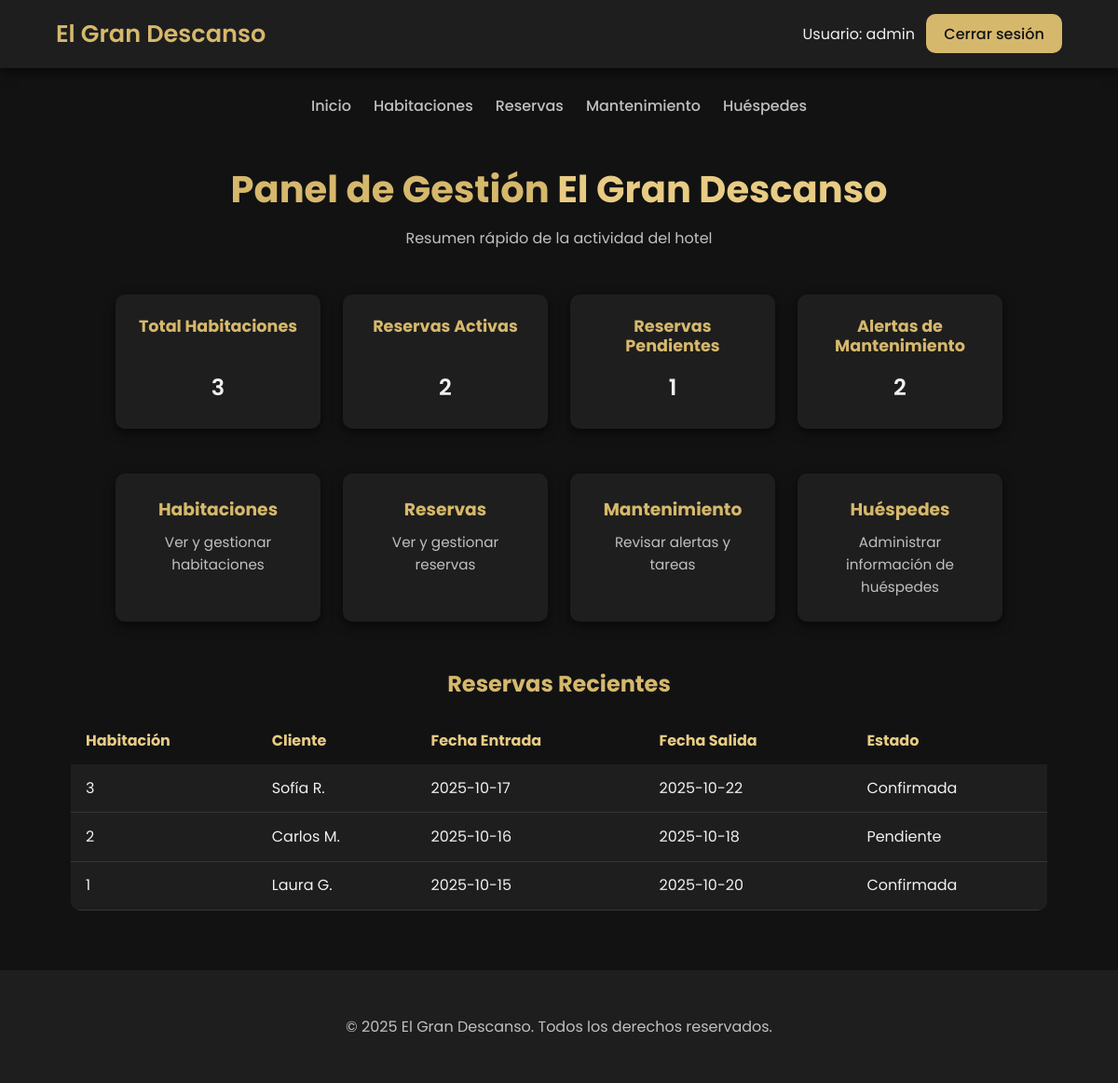
/index.php (signed in), run on the app's committed database.
### tables this page shows
CREATE TABLE reservas (
    id_reserva INT AUTO_INCREMENT PRIMARY KEY,
    id_huesped INT NOT NULL,
    id_habitacion INT NOT NULL,
    fecha_reserva DATE NOT NULL DEFAULT (CURRENT_DATE),
    fecha_llegada DATE NOT NULL,
    fecha_salida DATE NOT NULL,
    precio_total DECIMAL(10,2) NOT NULL,
    estado ENUM('Pendiente', 'Confirmada', 'Cancelada') DEFAULT 'Pendiente',
    FOREIGN KEY (id_huesped) REFERENCES huespedes(id_huesped)
        ON UPDATE CASCADE
        ON DELETE CASCADE,
    FOREIGN KEY (id_habitacion) REFERENCES habitaciones(id_habitacion)
        ON UPDATE CASCADE
        ON DELETE CASCADE
);

CREATE TABLE huespedes (
    id_huesped INT AUTO_INCREMENT PRIMARY KEY,
    nombre VARCHAR(100) NOT NULL,
    email VARCHAR(100) NOT NULL UNIQUE,
    documento_identidad VARCHAR(20) NOT NULL UNIQUE
);

### index.php (the view, shortened to what this page needs)
<?php
require_once 'config/db.php';
include 'includes/header.php';
include 'includes/navbar.php';
$stmt = $conn->query("SELECT COUNT(*) AS total FROM habitaciones");
$totalHabitaciones = $stmt->fetch(PDO::FETCH_ASSOC)['total'];
$stmt = $conn->query("SELECT COUNT(*) AS total FROM reservas WHERE estado='Confirmada'");
$reservasActivas = $stmt->fetch(PDO::FETCH_ASSOC)['total'];
$stmt = $conn->query("SELECT COUNT(*) AS total FROM reservas WHERE estado='Pendiente'");
$reservasPendientes = $stmt->fetch(PDO::FETCH_ASSOC)['total'];
$stmt = $conn->query("SELECT COUNT(*) AS total FROM tareas_mantenimiento WHERE estado='Activa'");
$alertasMantenimiento = $stmt->fetch(PDO::FETCH_ASSOC)['total'];
$tablaReservas = $conn->query("
    SELECT r.id_habitacion, h.nombre AS cliente, r.fecha_llegada AS fecha_entrada, r.fecha_salida, r.estado
    FROM reservas r
    JOIN huespedes h ON r.id_huesped = h.id_huesped
    ORDER BY r.fecha_llegada DESC
    LIMIT 5
");
?>
<main class="dashboard container">
    <section class="dashboard-header">
        <h1>Panel de Gestión <span class="resaltado">El Gran Descanso</span></h1>
        <p>Resumen rápido de la actividad del hotel</p>
    </section>
    <section class="dashboard-resumen cards">
        <div class="card resumen">
            <h3>Total Habitaciones</h3>
            <p><?= $totalHabitaciones ?></p>
        </div>
        <div class="card resumen">
            <h3>Reservas Activas</h3>
            <p><?= $reservasActivas ?></p>
        </div>
        <div class="card resumen">
            <h3>Reservas Pendientes</h3>
            <p><?= $reservasPendientes ?></p>
        </div>
        <div class="card resumen">
            <h3>Alertas de Mantenimiento</h3>
            <p><?= $alertasMantenimiento ?></p>
        </div>
    </section>
    <section class="dashboard-modulos cards">
        <a href="modules/habitaciones/listar.php" class="card acceso">
            <h3>Habitaciones</h3>
            <p>Ver y gestionar habitaciones</p>
        </a>
        <a href="modules/reservas/listar.php" class="card acceso">
            <h3>Reservas</h3>
            <p>Ver y gestionar reservas</p>
        </a>
        <a href="modules/tareas_mantenimiento/listar.php" class="card acceso">
            <h3>Mantenimiento</h3>
            <p>Revisar alertas y tareas</p>
        </a>
        <a href="modules/huespedes/listar.php" class="card acceso">
            <h3>Huéspedes</h3>
            <p>Administrar información de huéspedes</p>
        </a>
    </section>
    <section class="dashboard-tabla">
        <h2>Reservas Recientes</h2>
        <table>
            <thead>
                <tr>
                    <th>Habitación</th>
                    <th>Cliente</th>
                    <th>Fecha Entrada</th>
                    <th>Fecha Salida</th>
                    <th>Estado</th>
                </tr>
            </thead>
            <tbody>
                <?php while($reserva = $tablaReservas->fetch(PDO::FETCH_ASSOC)): ?>
                <tr>
                    <td><?= $reserva['id_habitacion'] ?></td>
                    <td><?= $reserva['cliente'] ?></td>
                    <td><?= $reserva['fecha_entrada'] ?></td>
                    <td><?= $reserva['fecha_salida'] ?></td>
                    <td><?= $reserva['estado'] ?></td>
                </tr>
                <?php endwhile; ?>
            </tbody>
        </table>
    </section>
</main>
<?php include 'includes/footer.php'; ?>

### assets/css/style.css (style rules this page uses)
:root { --color-fondo: #121212; --color-fondo-sec: #1E1E1E; --color-texto: #F0F0F0; --color-texto-sec: #C0C0C0; --color-acento: #D6B86C; --color-acento-claro: #E8CC84; --sombra-suave: 0 4px 12px rgba(0, 0, 0, 0.6); --borde-radio: 10px; --transicion: all 0.3s ease; --fuente-principal: 'Poppins', Arial, sans-serif; --overlay-hero: rgba(0, 0, 0, 0.5); }
* { box-sizing: border-box; margin: 0; padding: 0; }
html, body { height: 100%; }
body { font-family: var(--fuente-principal); background: var(--color-fondo); color: var(--color-texto); line-height: 1.6; display: flex; flex-direction: column; min-height: 100vh; }
.container { width: 90%; max-width: 1200px; margin: 0 auto; padding: 1rem; }
.resaltado { color: var(--color-acento-claro); }
.cards { display: flex; gap: 1.5rem; justify-content: center; flex-wrap: wrap; }
.card { background: var(--color-fondo-sec); border-radius: var(--borde-radio); box-shadow: var(--sombra-suave); padding: 1.5rem; width: 300px; text-decoration: none; color: var(--color-texto); transition: var(--transicion); }
.card h3 { margin-bottom: 0.5rem; color: var(--color-acento); }
.card p { color: var(--color-texto-sec); font-size: 0.95rem; }
.dashboard-header { text-align: center; margin-bottom: 3rem; }
.dashboard-header h1 { font-size: 2.5rem; color: var(--color-acento); margin-bottom: 0.5rem; }
.dashboard-header p { color: var(--color-texto-sec); }
.dashboard-resumen { display: flex; gap: 1.5rem; flex-wrap: wrap; justify-content: center; align-items: flex-start; margin-bottom: 3rem; }
.dashboard-resumen .card.resumen { background: var(--color-fondo-sec); padding: 1.5rem; width: 220px; min-height: 140px; border-radius: var(--borde-radio); box-shadow: var(--sombra-suave); text-align: center; transition: var(--transicion); display: flex; flex-direction: column; justify-content: space-between; }
.dashboard-resumen .card.resumen h3 { color: var(--color-acento); font-size: 1.1rem; min-height: 2.8em; display: flex; align-items: flex-start; justify-content: center; text-align: center; line-height: 1.2; }
.dashboard-resumen .card.resumen p { color: var(--color-texto); font-size: 1.5rem; font-weight: 600; margin-top: auto; }
.dashboard-modulos { display: flex; flex-wrap: wrap; gap: 1.5rem; justify-content: center; margin-bottom: 3rem; }
.dashboard-modulos .card.acceso { background: var(--color-fondo-sec); color: var(--color-texto); text-decoration: none; padding: 1.5rem; width: 220px; border-radius: var(--borde-radio); box-shadow: var(--sombra-suave); transition: var(--transicion); text-align: center; }
.dashboard-modulos .card.acceso h3 { margin-bottom: 0.5rem; color: var(--color-acento); transition: var(--transicion); }
.dashboard-modulos .card.acceso p { color: var(--color-texto-sec); font-size: 0.95rem; transition: var(--transicion); }
.dashboard-tabla { overflow-x: auto; margin-bottom: 3rem; }
.dashboard-tabla h2 { color: var(--color-acento); margin-bottom: 1rem; text-align: center; }
.dashboard-tabla table { width: 100%; border-collapse: collapse; background: var(--color-fondo-sec); border-radius: var(--borde-radio); overflow: hidden; }
.dashboard-tabla th, .dashboard-tabla td { padding: 0.8rem 1rem; text-align: left; }
.dashboard-tabla th { background: var(--color-fondo); color: var(--color-acento-claro); }
.dashboard-tabla td { color: var(--color-texto); border-bottom: 1px solid rgba(255,255,255,0.1); }

### data on the page
reservas: id_habitacion "3", id_huesped.nombre "Sofía R.", fecha_llegada "2025-10-17", fecha_salida "2025-10-22", estado "Confirmada"
reservas: id_habitacion "2", id_huesped.nombre "Carlos M.", fecha_llegada "2025-10-16", fecha_salida "2025-10-18", estado "Pendiente"
reservas: id_habitacion "1", id_huesped.nombre "Laura G.", fecha_llegada "2025-10-15", fecha_salida "2025-10-20", estado "Confirmada"

### other printed values
$_SESSION['usuario'] "admin"
$totalHabitaciones "3"
$reservasActivas "2"
$reservasPendientes "1"
$alertasMantenimiento "2"
